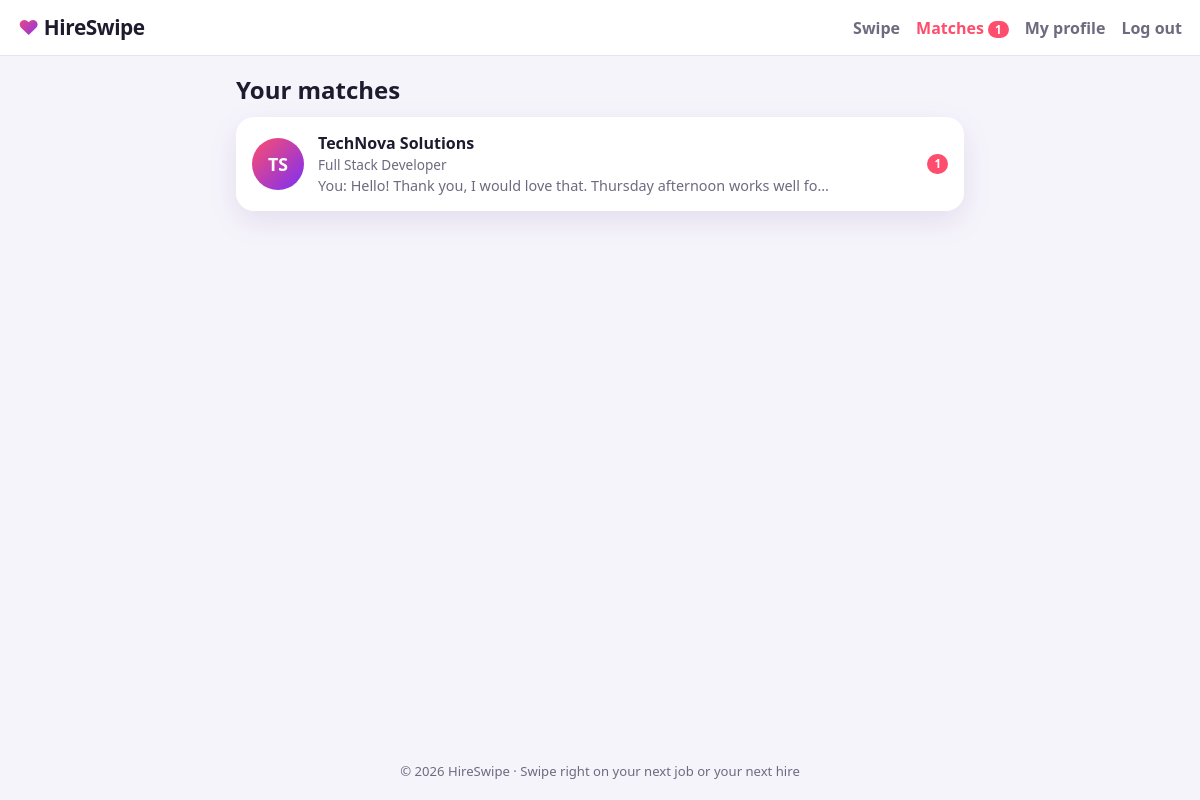
/matches.php (signed in), run on the app's committed database.
### tables this page shows
CREATE TABLE IF NOT EXISTS matches (
  id          INT UNSIGNED NOT NULL AUTO_INCREMENT,
  seeker_id   INT UNSIGNED NOT NULL,
  employer_id INT UNSIGNED NOT NULL,
  created_at  TIMESTAMP NOT NULL DEFAULT CURRENT_TIMESTAMP,
  PRIMARY KEY (id),
  UNIQUE KEY uq_match (seeker_id, employer_id),
  KEY idx_match_employer (employer_id),
  CONSTRAINT fk_match_seeker   FOREIGN KEY (seeker_id)   REFERENCES users(id) ON DELETE CASCADE,
  CONSTRAINT fk_match_employer FOREIGN KEY (employer_id) REFERENCES users(id) ON DELETE CASCADE
);

CREATE TABLE IF NOT EXISTS employer_profiles (
  user_id         INT UNSIGNED NOT NULL,
  company_name    VARCHAR(150) NOT NULL,
  location        VARCHAR(120) NOT NULL,
  industry        VARCHAR(80)  NOT NULL,
  position        VARCHAR(150) NOT NULL,
  employment_type ENUM('full_time','part_time','contract','internship','freelance') NOT NULL,
  salary          INT UNSIGNED NOT NULL DEFAULT 0,        
  job_detail      TEXT NOT NULL,
  logo            VARCHAR(255) NULL,
  updated_at      TIMESTAMP NOT NULL DEFAULT CURRENT_TIMESTAMP ON UPDATE CURRENT_TIMESTAMP,
  PRIMARY KEY (user_id),
  CONSTRAINT fk_employer_user FOREIGN KEY (user_id) REFERENCES users(id) ON DELETE CASCADE
);

CREATE TABLE IF NOT EXISTS messages (
  id         BIGINT UNSIGNED NOT NULL AUTO_INCREMENT,
  match_id   INT UNSIGNED NOT NULL,
  sender_id  INT UNSIGNED NOT NULL,
  body       TEXT NOT NULL,
  is_read    TINYINT(1) NOT NULL DEFAULT 0,
  created_at TIMESTAMP NOT NULL DEFAULT CURRENT_TIMESTAMP,
  PRIMARY KEY (id),
  KEY idx_msg_match (match_id, id),
  CONSTRAINT fk_msg_match  FOREIGN KEY (match_id)  REFERENCES matches(id) ON DELETE CASCADE,
  CONSTRAINT fk_msg_sender FOREIGN KEY (sender_id) REFERENCES users(id)   ON DELETE CASCADE
);

### matches.php (the view, shortened to what this page needs)
<?php
require_once __DIR__ . '/includes/bootstrap.php';
$me = require_ready();
$isSeeker = $me['role'] === 'seeker';
if ($isSeeker) {
    $sql = "SELECT mt.id AS match_id, mt.created_at AS matched_at, u.id AS other_id,
                   ep.company_name AS title, ep.position AS subtitle, ep.logo AS image
            FROM matches mt
            JOIN users u ON u.id = mt.employer_id
            JOIN employer_profiles ep ON ep.user_id = u.id
            WHERE mt.seeker_id = ?";
}
$q = db()->prepare($sql);
$q->execute([$me['id']]);
$list = $q->fetchAll();
$last = db()->prepare('SELECT body, sender_id, created_at FROM messages WHERE match_id = ? ORDER BY id DESC LIMIT 1');
foreach ($list as &$m) {
    $last->execute([$m['match_id']]);
}
usort($list, fn($a, $b) => strcmp($b['sort'], $a['sort']));
require __DIR__ . '/includes/header.php';
?>
<h2>Your matches</h2>
<?php if (!$list): ?>
  <div class="card empty">
    <div class="empty-emoji">💌</div>
    <h3>No matches yet</h3>
    <p class="muted">When you and someone like each other, they'll show up here so you can chat.</p>
    <p><a class="btn" href="swipe.php">Start swiping</a></p>
  </div>
<?php else: ?>
  <div class="match-list">
  <?php foreach ($list as $m): ?>
    <a class="match-item card" href="chat.php?match=<?= (int)$m['match_id'] ?>">
      <?= avatar($m['title'], $m['image']) ?>
      <div class="match-info">
        <strong><?= e($m['title']) ?></strong>
        <span class="muted small"><?= e($m['subtitle']) ?></span>
        <span class="preview">
          <?php if ($m['last']): ?>
            <?= $m['last']['sender_id'] == $me['id'] ? 'You: ' : '' ?><?= e(mb_strimwidth($m['last']['body'], 0, 70, '…')) ?>
          <?php else: ?>
            <em>You matched! Say hello 👋</em>
          <?php endif; ?>
        </span>
      </div>
      <?php if ($m['unread']): ?><span class="badge"><?= $m['unread'] ?></span><?php endif; ?>
    </a>
  <?php endforeach; ?>
  </div>
<?php endif; ?>
<?php require __DIR__ . '/includes/footer.php'; ?>

### includes/bootstrap.php (shortened to what this page needs)
<?php
function db(): PDO {
    static $pdo = null;
    if (!$pdo) {
        $pdo = new PDO(
            'mysql:host=' . DB_HOST . ';dbname=' . DB_NAME . ';charset=utf8mb4',
            DB_USER, DB_PASS,
            [
                PDO::ATTR_ERRMODE            => PDO::ERRMODE_EXCEPTION,
                PDO::ATTR_DEFAULT_FETCH_MODE => PDO::FETCH_ASSOC,
                PDO::ATTR_EMULATE_PREPARES   => false,
            ]
        );
    }
    return $pdo;
}
function e($s): string { return htmlspecialchars((string)$s, ENT_QUOTES, 'UTF-8'); }
function current_user(): ?array {
    static $u = false;
    if ($u === false) {
        $u = null;
        if (!empty($_SESSION['uid'])) {
            $s = db()->prepare('SELECT * FROM users WHERE id = ?');
            $s->execute([$_SESSION['uid']]);
            $u = $s->fetch() ?: null;
        }
    }
    return $u;
}
function require_login(): array {
    $u = current_user();
    return $u;
}
function require_ready(): array {
    $u = require_login();
    return $u;
}
function initials(string $name): string {
    $p = preg_split('/\s+/', trim($name));
    $i = mb_strtoupper(mb_substr($p[0] ?? '?', 0, 1));
    if (count($p) > 1) $i .= mb_strtoupper(mb_substr(end($p), 0, 1));
    return $i;
}
function avatar(string $name, ?string $file, string $class = ''): string {
    return '<span class="avatar avatar-text ' . $class . '">' . e(initials($name)) . '</span>';
}

### assets/css/style.css (style rules this page uses)
:root { --brand: #ff4d6d; --brand-2: #7b2ff7; --grad: linear-gradient(135deg, #ff4d6d 0%, #7b2ff7 100%); --bg: #f6f4fb; --card: #ffffff; --text: #1f1b2e; --muted: #6e6a80; --line: #e7e3f1; --ok: #17a673; --err: #d6334c; --radius: 18px; --shadow: 0 10px 30px rgba(60, 30, 120, .10); }
* { box-sizing: border-box; }
html { -webkit-text-size-adjust: 100%; }
body { margin: 0; background: var(--bg); color: var(--text); font-family: system-ui, -apple-system, "Segoe UI", Roboto, Helvetica, Arial, sans-serif; line-height: 1.5; min-height: 100vh; display: flex; flex-direction: column; }
a { color: var(--brand-2); text-decoration: none; }
h1, h2, h3 { line-height: 1.2; margin: 0 0 .5em; }
.muted { color: var(--muted); }
.small { font-size: .85rem; }
.badge { background: var(--brand); color: #fff; border-radius: 999px; font-size: .72rem; padding: 1px 7px; font-weight: 700; }
.card { background: var(--card); border-radius: var(--radius); box-shadow: var(--shadow); padding: 22px; }
.avatar { width: 52px; height: 52px; border-radius: 50%; object-fit: cover; flex: none; }
.avatar-text { display: inline-grid; place-items: center; background: var(--grad); color: #fff; font-weight: 800; font-size: 1.1rem; }
.match-list { display: grid; gap: 12px; }
.match-item { display: flex; align-items: center; gap: 14px; padding: 14px 16px; color: var(--text); }
.match-info { flex: 1; min-width: 0; display: flex; flex-direction: column; }
.preview { color: var(--muted); font-size: .9rem; white-space: nowrap; overflow: hidden; text-overflow: ellipsis; }

### data on the page
matches: employer_profiles.company_name "TS", employer_profiles.company_name "TechNova Solutions", employer_profiles.position "Full Stack Developer", unread "1"
messages: body "Hello! Thank you, I would love that. Thursday afternoon works well fo…"

### other printed values
APP_NAME "HireSwipe"
$unread "1"
